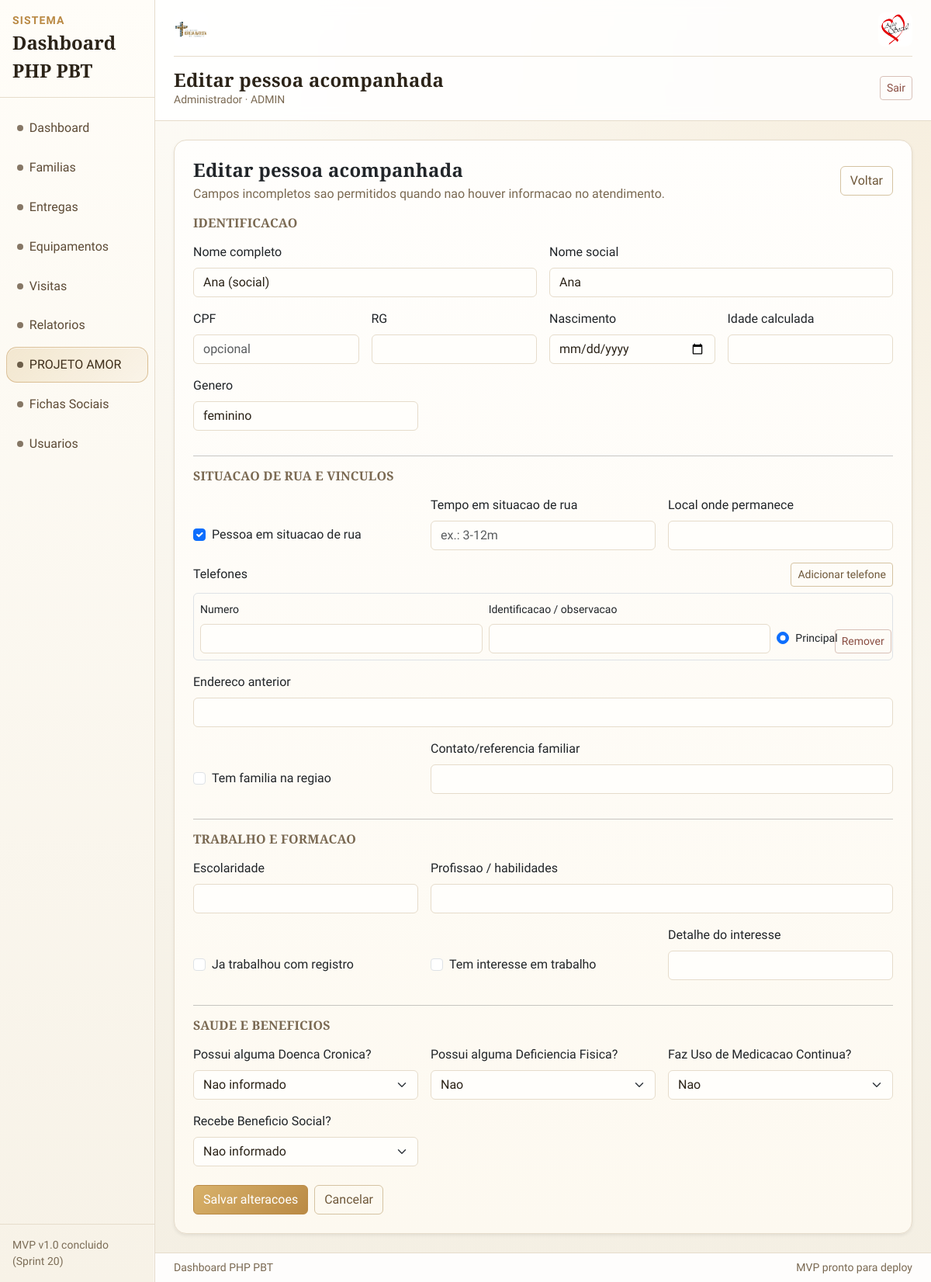
The page /people/edit?id=2 (signed in) on the database its author committed.
### tables this page shows
CREATE TABLE IF NOT EXISTS people (
  id INT AUTO_INCREMENT PRIMARY KEY,
  full_name VARCHAR(160) NULL,
  social_name VARCHAR(160) NULL,
  cpf VARCHAR(14) NULL UNIQUE,
  rg VARCHAR(20) NULL,
  birth_date DATE NULL,
  approx_age INT NULL,
  gender VARCHAR(20) NULL,
  is_homeless TINYINT(1) NOT NULL DEFAULT 0,
  homeless_time VARCHAR(20) NULL,
  stay_location VARCHAR(200) NULL,
  phone VARCHAR(20) NULL,
  previous_address VARCHAR(200) NULL,
  has_family_in_region TINYINT(1) NOT NULL DEFAULT 0,
  family_contact VARCHAR(200) NULL,
  education_level VARCHAR(40) NULL,
  profession_skills VARCHAR(200) NULL,
  formal_work_history TINYINT(1) NOT NULL DEFAULT 0,
  work_interest TINYINT(1) NOT NULL DEFAULT 0,
  work_interest_detail VARCHAR(200) NULL,
  chronic_disease TEXT NULL,
  chronic_disease_other_details VARCHAR(200) NULL,
  has_physical_disability TINYINT(1) NOT NULL DEFAULT 0,
  physical_disability_details VARCHAR(200) NULL,
  uses_continuous_medication TINYINT(1) NOT NULL DEFAULT 0,
  continuous_medication_details VARCHAR(200) NULL,
  has_addiction TINYINT(1) NOT NULL DEFAULT 0,
  addiction_details VARCHAR(200) NULL,
  social_benefit VARCHAR(80) NULL,
  created_at DATETIME NOT NULL DEFAULT CURRENT_TIMESTAMP,
  updated_at DATETIME NULL DEFAULT NULL ON UPDATE CURRENT_TIMESTAMP,
  INDEX idx_people_full_name (full_name),
  INDEX idx_people_social_name (social_name),
  INDEX idx_people_is_homeless (is_homeless),
  INDEX idx_people_updated_at (updated_at)
);

### app/Views/people/form.php (the view, shortened to what the rows shown need)
<?php
$isEdit = ($mode ?? 'create') === 'edit';
$person = is_array($person ?? null) ? $person : [];
?>
<div class="row justify-content-center">
    <div class="col-12">
        <div class="card border-0 shadow-sm">
            <div class="card-body p-4">
                <div class="d-flex justify-content-between align-items-center mb-3">
                    <div>
                        <h2 class="h4 mb-1"><?= $isEdit ? 'Editar pessoa acompanhada' : 'Nova pessoa acompanhada' ?></h2>
                    </div>
                </div>
                <form method="post" action="<?= $isEdit ? '/people/update?id=' . (int) ($person['id'] ?? 0) : '/people' ?>">
                    <div class="row g-3">
                        <div class="col-12 col-md-6">
                            <label class="form-label">Nome completo</label>
                            <input class="form-control" name="full_name" value="<?= htmlspecialchars((string) ($person['full_name'] ?? ''), ENT_QUOTES, 'UTF-8') ?>">
                        </div>
                        <div class="col-12 col-md-6">
                            <label class="form-label">Nome social</label>
                            <input class="form-control" name="social_name" value="<?= htmlspecialchars((string) ($person['social_name'] ?? ''), ENT_QUOTES, 'UTF-8') ?>">
                        </div>
                        <div class="col-12 col-md-3">
                            <label class="form-label">Idade calculada</label>
                            <input type="text" class="form-control" data-family-age-display readonly tabindex="-1" value="<?= htmlspecialchars((string) (($person['approx_age'] ?? '') !== null ? (string) ($person['approx_age'] ?? '') . ' anos' : ''), ENT_QUOTES, 'UTF-8') ?>">
                        </div>
                        <div class="col-12 col-md-4">
                            <label class="form-label">Genero</label>
                            <input class="form-control" name="gender" value="<?= htmlspecialchars((string) ($person['gender'] ?? ''), ENT_QUOTES, 'UTF-8') ?>">
                        </div>
                        <div class="col-12 col-md-4 d-flex align-items-end">
                            <div class="form-check mb-2">
                                <input class="form-check-input" type="checkbox" id="is_homeless" name="is_homeless" value="1" <?= ((int) ($person['is_homeless'] ?? 0) === 1) ? 'checked' : '' ?>>
                                <label class="form-check-label" for="is_homeless">Pessoa em situacao de rua</label>
                            </div>
                        </div>
                        <div class="col-12 col-md-4 d-flex align-items-end">
                            <div class="form-check mb-2">
                                <input class="form-check-input" type="checkbox" id="has_family_in_region" name="has_family_in_region" value="1" <?= ((int) ($person['has_family_in_region'] ?? 0) === 1) ? 'checked' : '' ?>>
                                <label class="form-check-label" for="has_family_in_region">Tem familia na regiao</label>
                            </div>
                        </div>
                        <div class="col-12 col-md-4 d-flex align-items-end">
                            <div class="form-check mb-2">
                                <input class="form-check-input" type="checkbox" id="formal_work_history" name="formal_work_history" value="1" <?= ((int) ($person['formal_work_history'] ?? 0) === 1) ? 'checked' : '' ?>>
                                <label class="form-check-label" for="formal_work_history">Ja trabalhou com registro</label>
                            </div>
                        </div>
                        <div class="col-12 col-md-4 d-flex align-items-end">
                            <div class="form-check mb-2">
                                <input class="form-check-input" type="checkbox" id="work_interest" name="work_interest" value="1" <?= ((int) ($person['work_interest'] ?? 0) === 1) ? 'checked' : '' ?>>
                                <label class="form-check-label" for="work_interest">Tem interesse em trabalho</label>
                            </div>
                        </div>
                        <div class="col-12 col-md-4">
                            <label class="form-label">Possui alguma Deficiencia Fisica?</label>
                            <select class="form-select" name="has_physical_disability" data-conditional-toggle="person-disability-details">
                                <option value="0" <?= ((int) ($person['has_physical_disability'] ?? 0) !== 1) ? 'selected' : '' ?>>Nao</option>
                            </select>
                        </div>
                        <div class="col-12 col-md-4">
                            <label class="form-label">Faz Uso de Medicacao Continua?</label>
                            <select class="form-select" name="uses_continuous_medication" data-conditional-toggle="person-medication-details">
                                <option value="0" <?= ((int) ($person['uses_continuous_medication'] ?? 0) !== 1) ? 'selected' : '' ?>>Nao</option>
                            </select>
                        </div>
                    </div>
                </form>
            </div>
        </div>
    </div>
</div>

### rows shown on the page
people: full_name "Ana (social)", social_name "Ana", gender "feminino", is_homeless "☑", has_physical_disability "Nao", uses_continuous_medication "Nao"

### other values the page prints
$layoutAppName "Dashboard PHP PBT"
$item['label'] "Dashboard"
$item['label'] "Familias"
$item['label'] "Entregas"
$item['label'] "Equipamentos"
$item['label'] "Visitas"
$item['label'] "Relatorios"
$item['label'] "PROJETO AMOR"
$item['label'] "Fichas Sociais"
$item['label'] "Usuarios"
$layoutTitle "Editar pessoa acompanhada"
$layoutUserName "Administrador"
$layoutUserRole "ADMIN"
